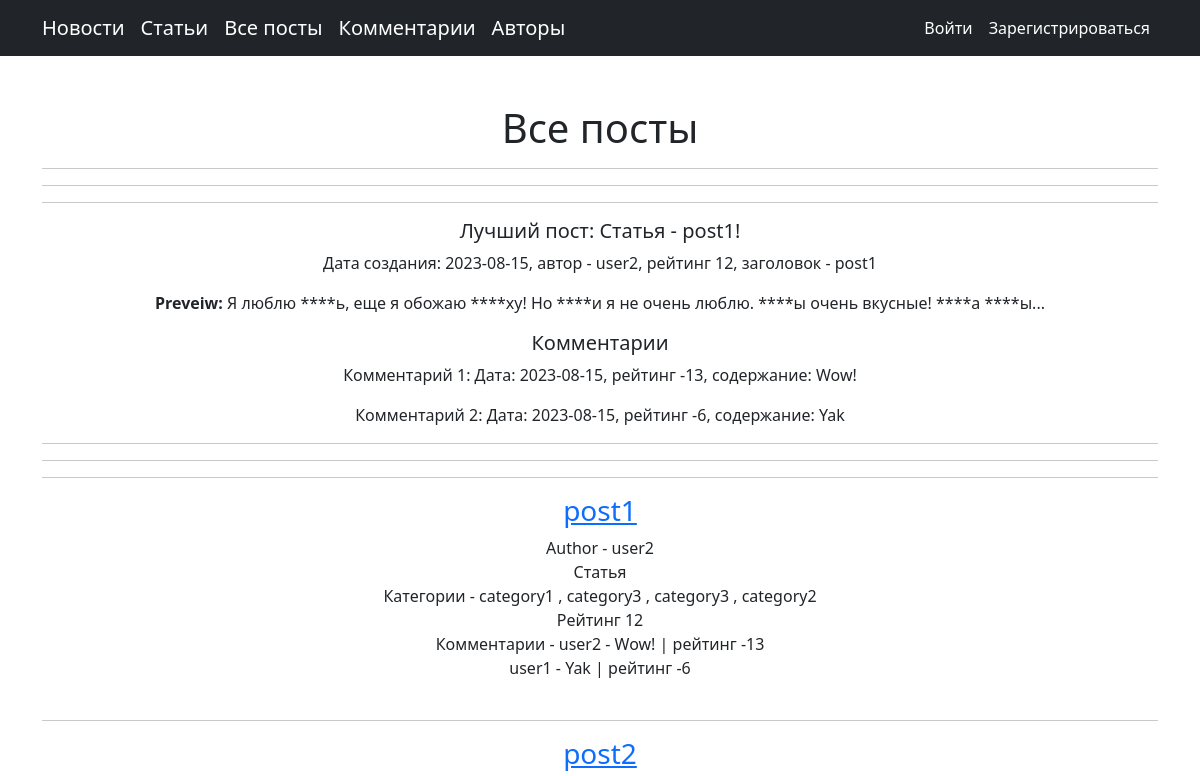
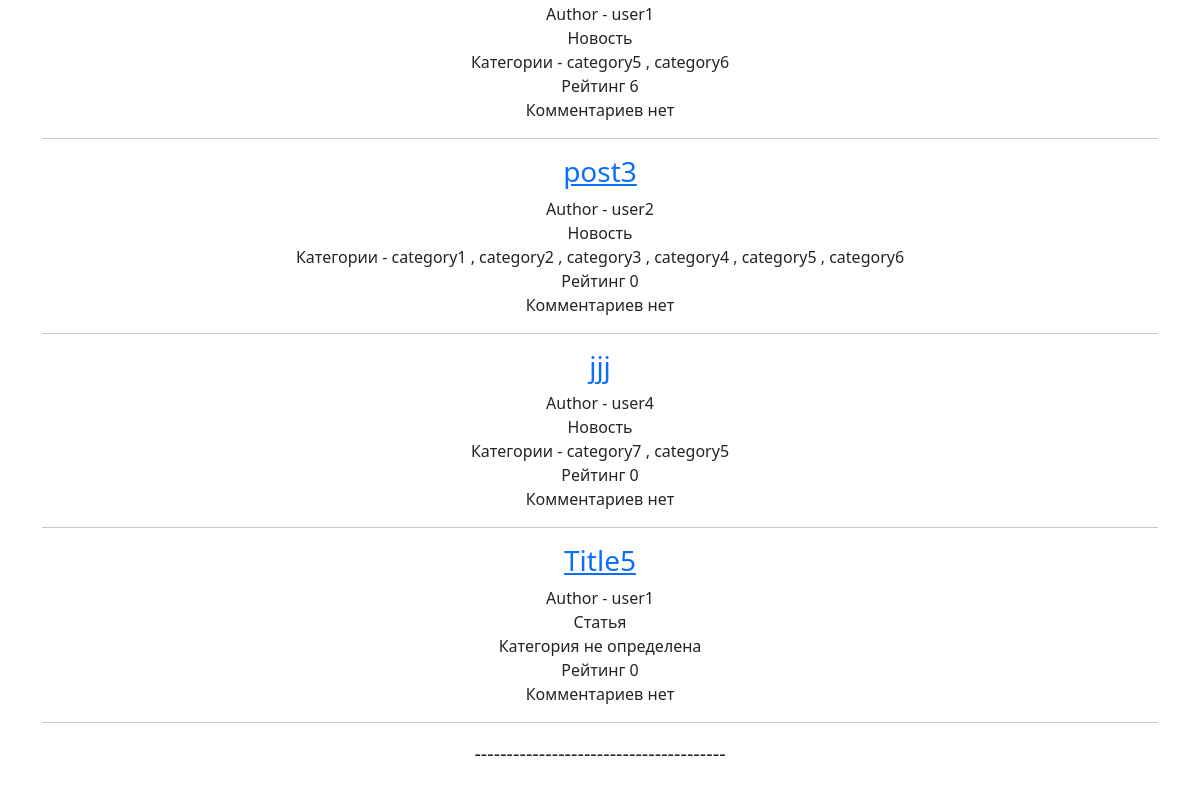
/, run on an earlier commit of the app's database (2 pictures, top to bottom).
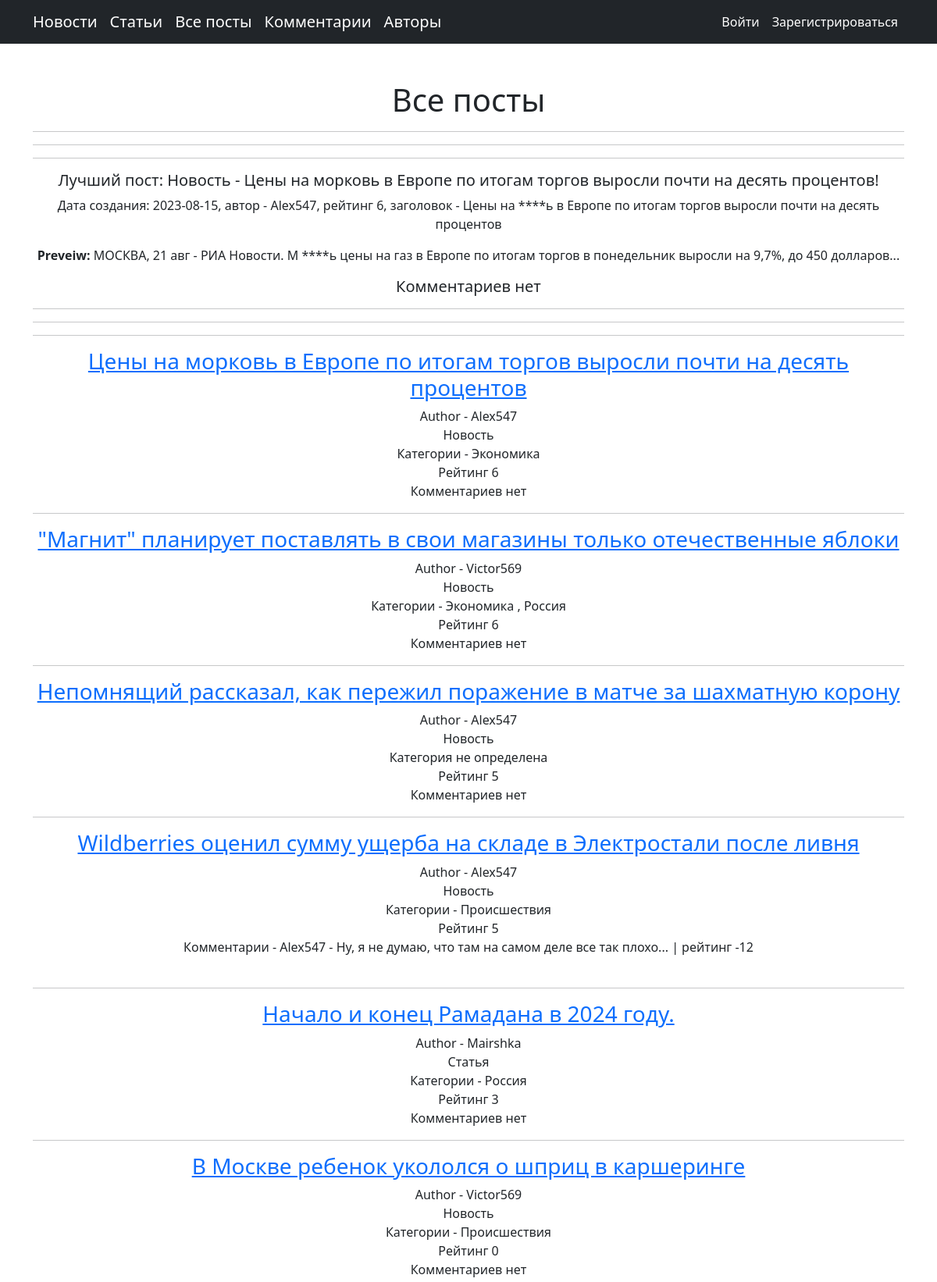
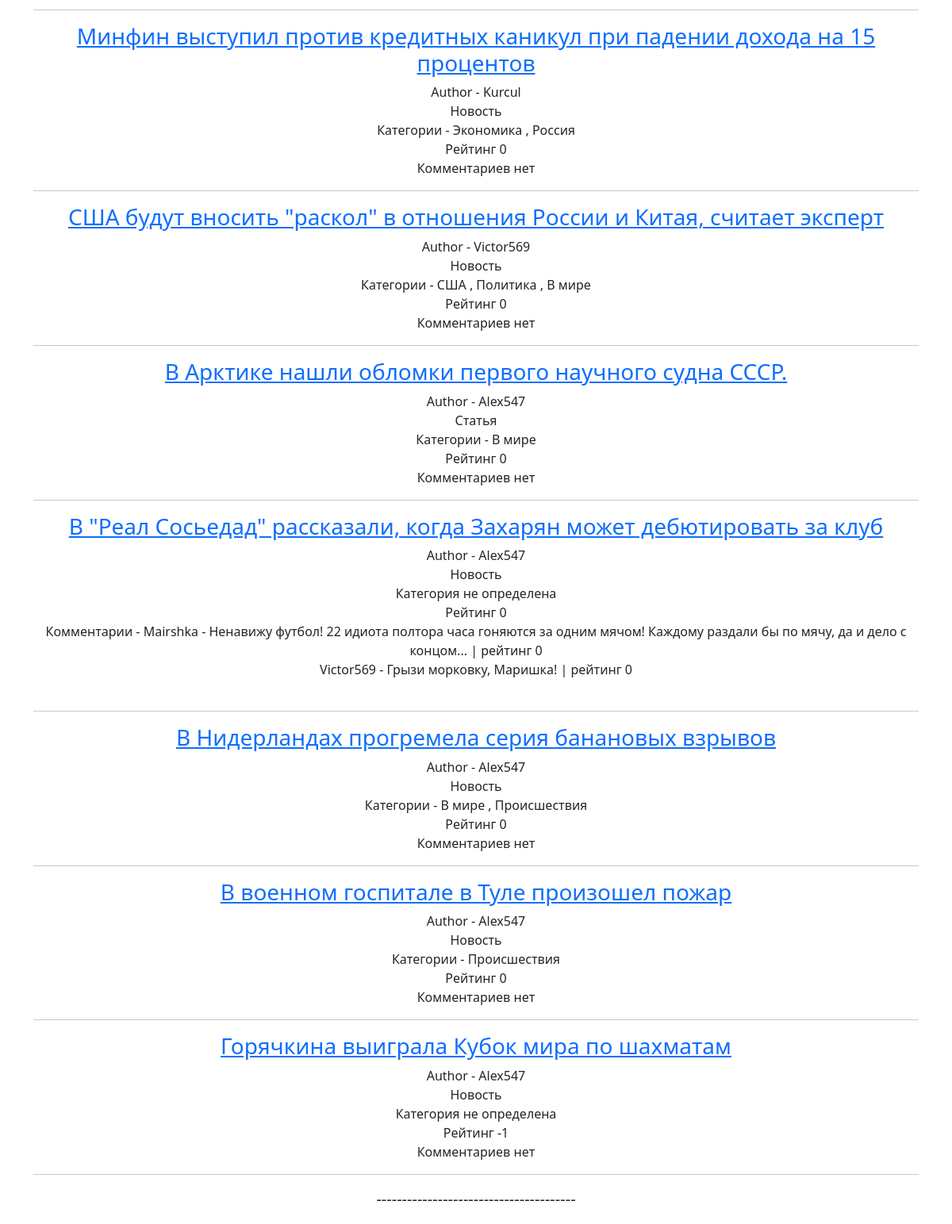
And on a later commit of the database (2 pictures, top to bottom).
### newsportal/models.py (models this page shows, shortened)
class Post(models.Model):
    author = models.ForeignKey(Author, on_delete=models.CASCADE, verbose_name='Автор')
    type_post = models.CharField(max_length=1, choices=POSTS, verbose_name='Тип поста')
    time_created = models.DateTimeField(auto_now_add=True, verbose_name='Дата создания')
    category = models.ManyToManyField(Category, through="PostCategory", verbose_name='Категория')
    title =  models.CharField(max_length=255, verbose_name='Оглавление')
    content = models.TextField( verbose_name='Содержание')
    rating = models.SmallIntegerField(default=0, verbose_name='Рейтинг')
    def __str__(self):
        return f'{self.get_type_post_display()} - {self.title}'
    def  preview(self):
        p = self.content[:124]
        return f'{p}...'

class Author(models.Model):
    author = models.OneToOneField(User, on_delete=models.CASCADE)
    rating = models.SmallIntegerField(default=0)
    def __str__(self):
        return self.author.username

class Comment(models.Model):
    post = models.ForeignKey(Post, on_delete=models.CASCADE)
    user = models.ForeignKey(User, on_delete=models.CASCADE)
    content = models.TextField()
    date_created = models.DateTimeField(auto_now_add=True)
    rating = models.SmallIntegerField(default=0)

class Category(models.Model):
    name = models.CharField(max_length=150, unique=True)
    def __str__(self):
        return self.name

### newsportal/views.py (the view)
# urls.py: path('', index, name='homenewsportal'),
def index(request):
    posts = Post.objects.order_by('-rating')
    best_post = posts[0]
    context = {
        'title':'Все посты',
        'posts':posts,
        'best_post':best_post
    }
    return render(request, 'newsportal/index.html', context)

### newsportal/templatetags/custom_filters.py (called while the page is built)
@register.filter()
def censor(value:str):
   swear_words = ('банан', 'морков', 'карто', 'броккол', 'ананас',
                  'Банан', 'Морков', 'Карто', 'Броккол', 'Ананас',)
   for word in swear_words:
      if word in value:
          value = value.replace(word, '****')
   return value

### newsportal/templates/newsportal/index.html (shortened to what this page needs)
{% extends 'newsportal/default.html' %}
{% load custom_filters %}
{% block content %}
<h1>Все посты</h1>
<hr>
<hr>
<hr>
<h5>Лучший пост:  {{ best_post }}!</h5>
<p>Дата создания: {{best_post.time_created|date:'Y-m-d'}}, автор - {{best_post.author}},
 рейтинг {{best_post.rating}}, заголовок - {{best_post.title|censor}}</p>
<p><b>Preveiw: </b>{{best_post.preview|censor}}</p>
{% if best_post.comment_set.all %}
<h5>Комментарии</h5>
{% for comment in best_post.comment_set.all %}
<p>Комментарий {{ forloop.counter }}: Дата: {{ comment.date_created|date:'Y-m-d' }}, рейтинг {{comment.rating}},
 содержание: {{ comment.content|censor }}</p>
{% endfor %}
{% else %}
<h5>Комментариев нет</h5>
{% endif %}
<hr>
<hr>
<hr>
{% for post in posts %}
<a href="{% url 'showpost' post.pk %}"><h3>{{ post.title }}</h3></a>
Author - {{ post.author }}<br>
{{ post.get_type_post_display }}<br>
{% if post.category.all %}
Категории - {% for cat in post.category.all %}
{{ cat }}    {% if not forloop.last %}, {% endif %}
{% endfor %}
{% else %} Категория не определена
{% endif %}
<br>
Рейтинг  {{ post.rating }}<br>
{% if  post.comment_set.all %}
Комментарии - {% for comment in post.comment_set.all %}
{{ comment.user }} - {{ comment.content }} | рейтинг  {{ comment.rating }}<br>
{% endfor %}
{% else %} Комментариев нет
{% endif %}
<br>
<hr>
{% endfor %}
{% endblock content %}

What changed in the data, as far as the page shows it:
removed Post: type_post+title "Статья - post1", time_created "2023-08-15", author "user2", rating "12", title|censor "post1", preview|censor "Я люблю ****ь, еще я обожаю ****ху! Но ****и я не очень люблю. ****ы очень вкусные! ****а ****ы...", title "post1", type_post "Статья", Category (name "category3"), Category (name "category2")
removed Comment: date_created "2023-08-15", rating "-13", content|censor "Wow!", user "user2", content "Wow!"
removed Comment: date_created "2023-08-15", rating "-6", content|censor "Yak", user "user1", content "Yak"
no longer on this page (row edited): Category: name "category1"
removed Post: title "Title5", author "user1", type_post "Статья", shows "Категория не определена", rating "0", shows "Комментариев нет"
changed Post: title "post2" → "Цены на морковь в Европе по итогам торгов выросли почти на десять процентов"; author "user1" → "Alex547"; loses Category (name "category5")
changed Category: name "category6" → "Экономика"
added Post: title "\"Магнит\" планирует поставлять в свои магазины только отечественные яблоки", author "Victor569", type_post "Новость", rating "6", shows "Комментариев нет", Category (name "Экономика"), Category (name "Россия")
added Post: title "Непомнящий рассказал, как пережил поражение в матче за шахматную корону", author "Alex547", type_post "Новость", shows "Категория не определена", rating "5", shows "Комментариев нет"
added Post: title "Wildberries оценил сумму ущерба на складе в Электростали после ливня", author "Alex547", type_post "Новость", rating "5", Category (name "Происшествия")
changed Category: name "category2" → "Происшествия"; no longer shows ","
added Comment: user "Alex547", content "Ну, я не думаю, что там на самом деле все так плохо...", rating "-12", shown under "Wildberries оценил сумму ущерба на складе в Электростали после ливня"
added Post: title "Начало и конец Рамадана в 2024 году.", author "Mairshka", type_post "Статья", rating "3", shows "Комментариев нет", Category (name "Россия")
changed Post: title "post3" → "В Москве ребенок укололся о шприц в каршеринге"; author "user2" → "Victor569"; loses Category (name "category3"); loses Category (name "category4"); loses Category (name "category5"); loses Category (name "category6")
changed Post: title "jjj" → "Минфин выступил против кредитных каникул при падении дохода на 15 процентов"; author "user4" → "Kurcul"; gains Category (name "Экономика"); gains Category (name "Россия"); loses Category (name "category7"); loses Category (name "category5")
added Post: title "США будут вносить \"раскол\" в отношения России и Китая, считает эксперт", author "Victor569", type_post "Новость", rating "0", shows "Комментариев нет", Category (name "США"), Category (name "Политика"), Category (name "В мире")
added Post: title "В Арктике нашли обломки первого научного судна СССР.", author "Alex547", type_post "Статья", rating "0", shows "Комментариев нет", Category (name "В мире")
added Post: title "В \"Реал Сосьедад\" рассказали, когда Захарян может дебютировать за клуб", author "Alex547", type_post "Новость", shows "Категория не определена", rating "0"
added Comment: user "Mairshka", content "Ненавижу футбол! 22 идиота полтора часа гоняются за одним мячом! Каждому раздали бы по мячу, да и дело с концом...", rating "0", shown under "В \"Реал Сосьедад\" рассказали, когда Захарян может дебютировать за клуб"
added Comment: user "Victor569", content "Грызи морковку, Маришка!", rating "0", shown under "В \"Реал Сосьедад\" рассказали, когда Захарян может дебютировать за клуб"
added Post: title "В Нидерландах прогремела серия банановых взрывов", author "Alex547", type_post "Новость", rating "0", shows "Комментариев нет", Category (name "В мире"), Category (name "Происшествия")
added Post: title "В военном госпитале в Туле произошел пожар", author "Alex547", type_post "Новость", rating "0", shows "Комментариев нет", Category (name "Происшествия")
added Post: title "Горячкина выиграла Кубок мира по шахматам", author "Alex547", type_post "Новость", shows "Категория не определена", rating "-1", shows "Комментариев нет"
Also different on the page:
{{ best_post }}: "Статья - post1" → "Новость - Цены на морковь в Европе по итогам торгов выросли почти на десять процентов"
{{ best_post.author }}: "user2" → "Alex547"
{{ best_post.rating }}: "12" → "6"
{{ best_post.title|censor }}: "post1" → "Цены на ****ь в Европе по итогам торгов выросли почти на десять процентов"
{{ best_post.preview|censor }}: "Я люблю ****ь, еще я обожаю ****ху! Но ****и я не очень люблю. ****ы очень вкусные! ****а ****ы..." → "МОСКВА, 21 авг - РИА Новости. M ****ь цены на газ в Европе по итогам торгов в понедельник выросли на 9,7%, до 450 долларов..."
text no longer shown: "Комментарии"
text now shown: "Комментариев нет"
